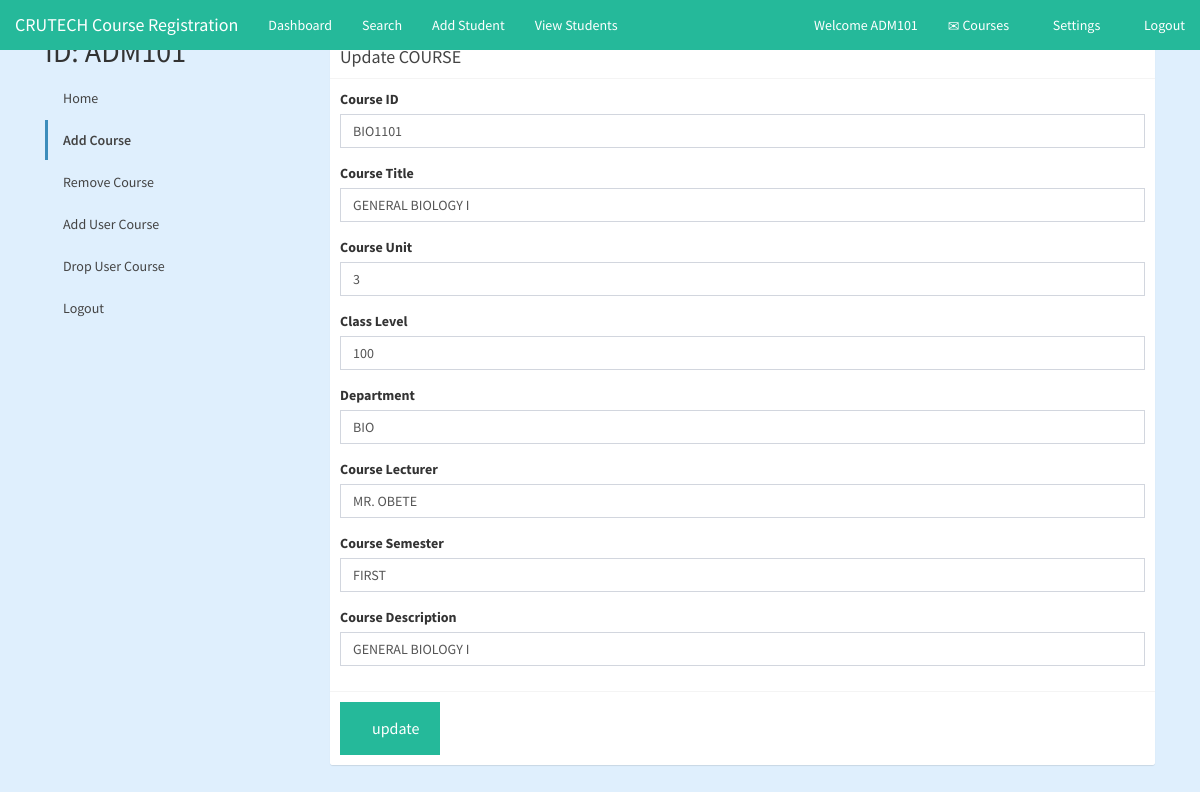
/admin/updateCourses.php?course_id=BIO1101 (signed in), run on the app's committed database.
### tables this page shows
CREATE TABLE IF NOT EXISTS `courses` (
  `course_id` varchar(11) NOT NULL,
  `title` varchar(255) NOT NULL,
  `unit` varchar(11) NOT NULL,
  `class_level` int(3) NOT NULL,
  `department` varchar(255) NOT NULL,
  `course_lecturer` varchar(255) NOT NULL,
  `semester` varchar(45) NOT NULL,
  `descr` varchar(255) NOT NULL,
  PRIMARY KEY (`course_id`),
  UNIQUE KEY `course_id` (`course_id`),
  KEY `department` (`department`)
);

### admin/updateCourses.php (the view, shortened to what this page needs)
<?php
include 'scripts/database-connection.php';
$course_id = $_GET['course_id'];
$result = mysqli_query($dbcon,"SELECT * FROM courses WHERE course_id ='$course_id'");
if (mysqli_num_rows($result) > 0) {
	while ($row = mysqli_fetch_assoc($result))
	{
		$course_id=$row['course_id'];
		$title=$row['title'];
		$unit=$row['unit'];
		$class_level=$row['class_level'];
		$department=$row['department'];
        $course_lecturer=$row['course_lecturer'];
        $semester=$row['semester'];
        $descr=$row['descr'];
?>
<!DOCTYPE html>
<html lang="en">
<head>
    <link rel="stylesheet" href="css/bootstrap.min.css">
    <link rel="stylesheet" href="css/admin-style.css">
    <link rel="stylesheet" href="css/adminLTE.css">
</head>
    <body id="#home">
        <nav class="navbar navbar-fixed-top">
			<div class="container-fluid">
				<div class="navbar-header">
					<a href="../index.php" class="navbar-brand"> CRUTECH Course Registration</a>
				</div>
				<div class="collapse navbar-collapse" id="navbar">
                    <ul class="nav navbar-nav">
						<li><a href="admin-dashboard.php">Dashboard</a></li>
						<li><a href="#">Search</a></li>
            <li><a href="registerStudents.php">Add Student</a></li>
						<li><a href="viewAllStudents.php">View Students</a></li>
					</ul>
					<ul class="nav navbar-nav navbar-right">
                        <li><a href=""> Welcome <?php echo $_SESSION["id"]; ?></a></li>
                        <li><a href="viewAllCourses.php"><span class="glyphicon glyphicon-envelope"></span> Courses</a></li>
                        <li><a href="../login.php"><span class="glyphicon glyphicon-cog"></span> Settings</a></li>
						<li><?php echo "<a href='scripts/logout-admin.php'><span class='glyphicon glyphicon-log-out'></span> Logout</a>"; ?></li>
					</ul>
				</div>
			</div>
		</nav>
        <div class="container-fluid">
        <div class="row content">
    <div class="col-sm-3 sidenav">
      <h2>ID: <?php echo $_SESSION["id"]; ?></h2>
      <ul class="nav nav-pills nav-stacked">
	   <li><a href="welcomeAdmin.html">Home</a></li>
        <li class="active"><a href="AddCourses.html">Add Course</a></li>
		<li><a href="DeleteCourses.html">Remove Course</a></li>
		<li><a href="addUserCourse.html">Add User Course</a></li>
		<li><a href="dropUserCourse.html">Drop User Course</a></li>
		<li><a href="logout.php">Logout</a></li>
      </ul><br>
    </div>
    <div class="col-sm-9">
<div class="box box-primary">
<br>
            <div class="box-header with-border">
              <h3 class="box-title">Update COURSE</h3>
            </div>
            <form id="addCourses">
              <div class="box-body">
                <div class="form-group">
                  <label for="course_id">Course ID</label>
                  <input type="text" class="form-control" id="courseid" name="course_id" value="<?php echo $course_id; ?>" required>
                </div>
                <div class="form-group">
                  <label for="coursetitle">Course Title</label>
                  <input type="text" class="form-control" id="coursetitle" name="title" value="<?php echo $title; ?>">
                </div>
                <div class="form-group">
                  <label for="courseunit">Course Unit</label>
                  <input type="text" class="form-control" id="courseunit" name="unit" value="<?php echo $unit; ?>">
                </div>
                <div class="form-group">
                  <label for="classlevel">Class Level</label>
                  <input type="text" class="form-control" id="class_level" name="class_level"  value="<?php echo $class_level; ?>">
                </div>
                <div class="form-group">
                  <label for="department">Department</label>
                  <input type="text" class="form-control" id="department" name="department" value="<?php echo $department; ?>">
                </div>
                <div class="form-group">
                  <label for="courselecturer">Course Lecturer</label>
                  <input type="text" class="form-control" id="courselecturer" name="course_lecturer" value="<?php echo $course_lecturer; ?>">
                </div>
                <div class="form-group">
                  <label for="coursesemester">Course Semester</label>
                  <input type="text" class="form-control" id="semester" name="semester" value="<?php echo $semester; ?>">
                </div>
                <div class="form-group">
                  <label for="descr">Course Description</label>
                  <input type="text" class="form-control" id="descr" name="descr" value="<?php echo $descr; ?>">
                </div>
              </div>
              <div class="box-footer">
              <input id="buttons" type="button" class="button" style="width: 100px;" name="update" value="update">
              </div>
            </form>
          </div>
          </div>
          </div>
          </div>
<?php
	}
} else {
	echo "No data found";
}?>
    </body>
</html>

### admin/css/admin-style.css (style rules this page uses)
body { font-family: 'Nunito', sans-serif; background-color: rgba(223, 239, 253, 0.993); }
.navbar { background-color: #25B99A; margin-bottom: 0; border: 0; border-radius: 0; overflow: hidden; }
.navbar li a, .navbar-brand { color: #FFFFFF !important; }
.navbar { border-color: #FFFFFF; }
.button { background-color: #25B99A; border: none; color: #FFFFFF; padding: 15px 32px; text-align: center; display: inline-block; font-size: 16px; }

### data on the page
courses: course_id "BIO1101", title "GENERAL BIOLOGY I", unit "3", class_level "100", department "BIO", course_lecturer "MR. OBETE", semester "FIRST", descr "GENERAL BIOLOGY I"
